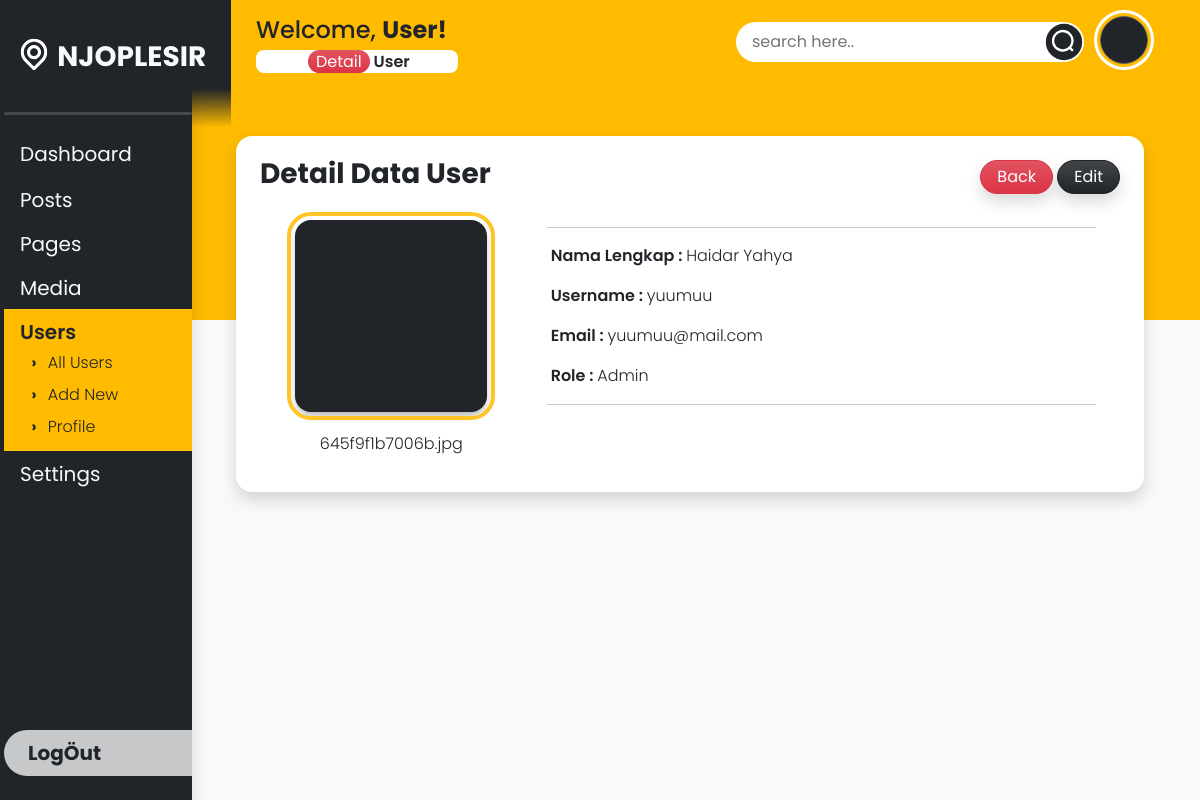
The page /detail_user.php?id=23 (signed in) on the database its author committed.
### tables this page shows
CREATE TABLE `daftar_user` (
  `id` int NOT NULL AUTO_INCREMENT,
  `firstName` varchar(100) DEFAULT NULL,
  `lastName` varchar(100) DEFAULT NULL,
  `username` varchar(255) DEFAULT NULL,
  `email` varchar(255) DEFAULT NULL,
  `password` varchar(255) DEFAULT NULL,
  `photoProfileName` varchar(255) DEFAULT NULL,
  `role` varchar(255) DEFAULT NULL,
  `passwordRaw` varchar(255) DEFAULT NULL,
  PRIMARY KEY (`id`)
);

### detail_user.php (the view, shortened to what this page needs)
<?php
    include "koneksi.php"; global $conn;
    $id_login = $_SESSION['id'];
    $id = $_GET['id'];
    $query = "select * from daftar_user where id = $id";
    $hasil = mysqli_query($conn, $query);
    $data = mysqli_fetch_assoc($hasil);
    $query_login = mysqli_query($conn, "SELECT * FROM daftar_user WHERE id = $id_login");
    $result_login = mysqli_fetch_assoc($query_login);
    $role_login = $result_login['role'];
    $url = isset($_SERVER['HTTP_REFERER']) ? htmlspecialchars($_SERVER['HTTP_REFERER']) : '';
?>
<!DOCTYPE html>
<html lang="en">
<head>
    <link
        href="https://cdn.jsdelivr.net/npm/bootstrap@5.3.0-alpha1/dist/css/bootstrap.min.css"
        rel="stylesheet"
    />
</head>
<body class="bg-primary overflow-hidden bg-orange">
    <div class="row vh-100 bg-light">
        <div class="col-2 vh-100 bg-dark overflow-hidden shadow z-3 d-flex flex-column justify-content-between align-items-start p-0 ps-3">
            <div class="d-flex flex-column justify-content-start align-items-start w-100 position-relative overflow-y-auto sidebar">
                <div id="logoCompany" class="d-flex justify-content-center align-items-center">
                    <a href="dashboard.php" class="nav-link" style="transform:translateX(-7px) translateY(7px)">
                        <span class="fs-3 fw-bold text-light">NJOPLESIR</span>
                    </a>
                </div>
                <hr class="lineGray text-center w-100 bg-white border-0 rounded-3">
                <div class="nav-side text-white w-100 pb-2">
                    <a href="dashboard.php" class="nav-link w-100 fs-5 py-2 ps-3 fw-normal text-light">
                        Dashboard
                    </a>
                    <div onclick="dropdownActive(this)" class="nav-link position-relative fs-5 py-2 ps-3 fw-normal text-light dropdown">
                        <span class="lh-1 py-2">Posts</span>
                        <a href="post_all.php" class="nav-link fw-light"><li class="lh-1 py-2 fs-6">All Posts</li></a>
                    </div>
                    <?php if($role_login == "Admin") : ?>
                    <div onclick="dropdownActive(this)" class="nav-link position-relative fs-5 py-2 ps-3 fw-normal text-light dropdown">
                        <span class="lh-1 py-2">Pages</span>
                        <a href="page_all.php" class="nav-link fw-light"><li class="lh-1 py-2 fs-6">All Pages</li></a>
                    </div>
                    <?php else : ?>
                    <?php endif; ?>
                    <?php if($role_login == "Admin") : ?>
                    <div onclick="dropdownActive(this)" class="nav-link position-relative fs-5 py-2 ps-3 fw-normal text-light dropdown">
                        <span class="lh-1 py-2">Media</span>
                        <a href="media_library.php" class="nav-link fw-light"><li class="lh-1 py-2 fs-6">Library</li></a>
                    </div>
                    <?php else : ?>
                    <?php endif; ?>
                    <div onclick="dropdownActive(this)" class="nav-link position-relative fs-5 py-2 bg-orange ps-3 fw-bold text-dark dropdown dropdown-active">
                        <span class="lh-1 py-2">Users</span>
                        <a href="user_all.php" class="nav-link fw-light"><li class="lh-1 py-2 fs-6">All Users</li></a>
                        <?php if($role_login == "Admin") : ?>
                        <a href="user_new.php" class="nav-link fw-light"><li class="lh-1 py-2 fs-6">Add New</li></a>
                        <?php else : ?>
                        <?php endif; ?>
                        <a href="user_profile.php" class="nav-link fw-light"><li class="lh-1 py-2 fs-6">Profile</li></a>
                    </div>
                    <?php if($role_login == "Admin") : ?>
                    <a href="settings.php" class="nav-link position-relative fs-5 py-2 ps-3 fw-normal text-light dropdown">
                        <span class="lh-1 py-2">Settings</span>
                    </a>
                    <?php else : ?>
                    <?php endif; ?>
                </div>
            </div>
            <a href="" class="nav-link bg-white bg-opacity-75 text-dark w-100 py-2 ps-4 fs-5 mb-4 rounded-5 rounded-end-0 fw-bold">
                Log&Ouml;ut
            </a>
        </div>
        <div class="col-10 vh-100 position-relative bg-light overflow-y-auto z-1 d-flex flex-column justify-content-start align-items-start p-0">
            <div class="weltext position-absolute top-0 d-flex justify-content-between align-items-start px-5 py-3 pb-5 w-100 bg-orange">
                <h4 class="text-dark ms-3">
                    Welcome,
                    <span class="fw-bold">User!</span>
                    <br>
                    <span class="fs-6 fw-semibold bg-white rounded-3 px-5">
                        <span class="ms-1 bg-danger bg-gradient py-0 px-2 rounded-5 fs-6 text-center fw-normal text-white">Detail</span>
                        User
                    </span>
                </h4>
                <div class="d-flex justify-content-end align-items-center">
                    <form action="" method="post" class="position-relative me-3 search-input">
                        <input type="text" name="" id="" placeholder="search here.." class="p-2 px-3 position-absolute z-1 rounded-5">
                    </form>
                    <div onclick="dropdownProfile(this)" class="profile me-3 rounded-circle bg-dark position-relative"
                     style="background-image:url('./assets/library_image/<?= $result_login['photoProfileName'] ?>')">
                    </div>
                </div>
            </div>
            <div class="position-absolute z-2 w-100 main">
                <div class="w-100 vh-auto row px-5 py-2 my-2">
                    <div class="bg-white col p-4 mx-2 rounded-4 shadow w-100">
                        <div class="d-flex justify-content-between align-items-start w-100">
                            <div>
                                <h3 class="text-dark fw-bold lh-1">Detail Data User</h3>
                            </div>
                            <div>
                                <a href="<?= $url; ?>" class="btn btn-danger bg-gradient shadow p-1 px-3 rounded-5">Back</a>
                                <?php if($role_login == "Admin") : ?>
                                <a href="edit_user.php?id=<?= $data['id'] ?>" class="btn btn-dark bg-gradient shadow p-1 px-3 rounded-5">Edit</a>
                                <?php else : ?>
                                <?php endif; ?>
                            </div>
                        </div>
                        <div class="row w-100 align-items-center">
                            <div class="col-4 d-flex flex-column justify-content-start align-items-center pt-4">
                                <div class="img-profile detail-user bg-dark rounded-4 border-0"
                                style="background-image:url('assets/library_image/<?= $data['photoProfileName'] ?>');"
                                ></div>
                                <p class="lh-1 fw-light mt-4 text-center"><?= $data['photoProfileName'] ?></p>
                            </div>
                            <ul class="col-8 d-block">
                                <hr class="mt-0">
                                <li class="p-1 lh-1">
                                    <p class="fs-6 fw-light text-dark">
                                        <span class="fw-semibold">Nama Lengkap : </span>
                                        <?= ucwords($data['firstName'] . " " . $data['lastName']); ?>
                                    </p>
                                </li>
                                <li class="p-1 lh-1">
                                    <p class="fs-6 fw-light text-dark">
                                        <span class="fw-semibold">Username : </span>
                                        <?= $data['username']; ?>
                                    </p>
                                </li>
                                <li class="p-1 lh-1">
                                    <p class="fs-6 fw-light text-dark">
                                        <span class="fw-semibold">Email : </span>
                                        <?= $data['email']; ?>
                                    </p>
                                </li>
                                <li class="p-1 lh-1">
                                    <p class="fs-6 fw-light text-dark">
                                        <span class="fw-semibold">Role : </span>
                                        <?= $data['role']; ?>
                                    </p>
                                </li>
                                <hr class="mt-0">
                            </ul>
                        </div>
                    </div>
                </div>
            </div>
        </div>
    </div>
</body>
</html>

### rows shown on the page
daftar_user: photoProfileName "645f9f1b7006b.jpg", firstName+lastName "Haidar Yahya", username "yuumuu", email "yuumuu@mail.com", role "Admin"
